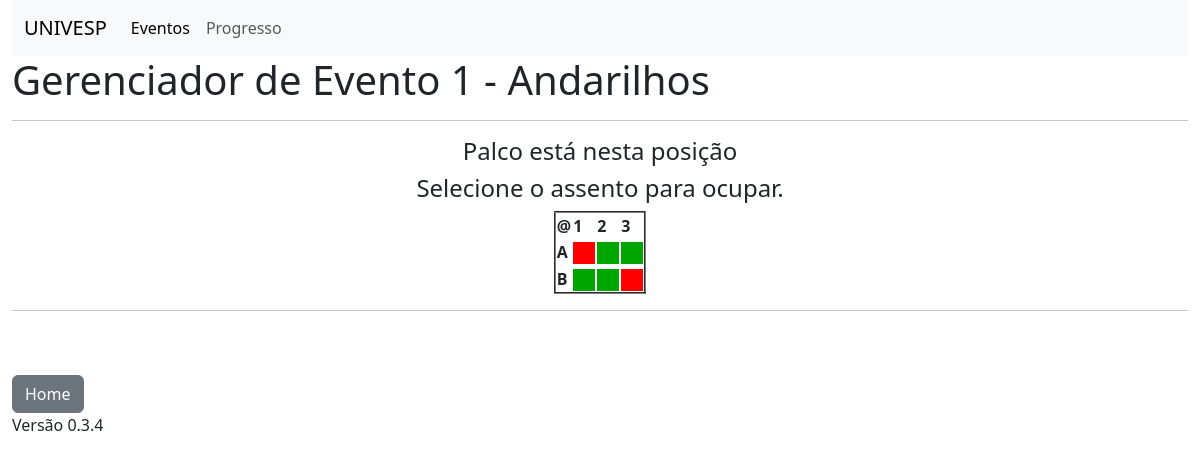
The page /evento/1 on the database as committed earlier.
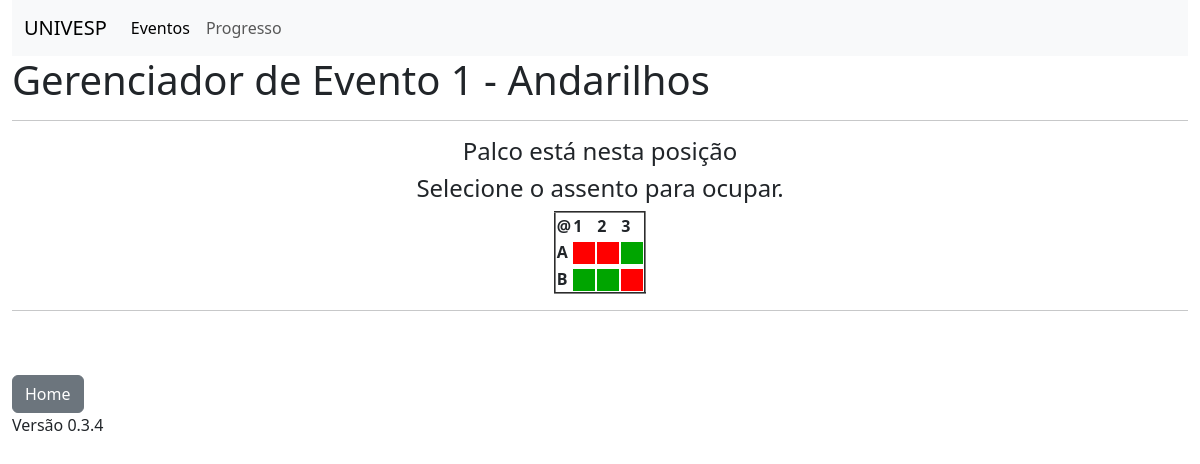
The same page on the database as committed later.
### models.py (models this page shows, shortened)
class Evento(db.Model):
    __tablename__ = 'eventos'
    id = db.Column(db.Integer, primary_key=True)
    nome = db.Column(db.String(100))
    descricao = db.Column(db.String(256))
    data = db.Column(db.String(10))
    hora_inicio = db.Column(db.String(5))
    lotacao = db.Column(db.Integer)
    arrecadacao = db.Column(db.Float)
    assentos = db.relationship('Assento', back_populates='evento')
    usuario_id = db.Column(db.Integer, db.ForeignKey('usuarios.id'))
    usuario = db.relationship('Usuario', back_populates='eventos')
    clientes = db.relationship('Cliente',
                               secondary=Cliente_Evento.__table__,
                               back_populates='eventos')

class Assento(db.Model):
    __tablename__='assentos'
    id = db.Column(db.Integer, primary_key=True)
    fileira = db.Column(db.String(1))
    numero = db.Column(db.Integer)
    livre = db.Column(db.Boolean)
    preco = db.Column(db.Float)
    evento_id = db.Column(db.Integer, db.ForeignKey('eventos.id'))
    evento = db.relationship('Evento', back_populates='assentos')

### routes.py (the view)
@app.route('/evento/<int:id>')
def evento(id):
    evento = Evento.query.get(id)
    assentos = Assento.query.filter_by(evento_id=evento.id).all()
    if evento:
        return render_template('evento.html',evento=evento, fileira=dados.FILEIRA, cadeiras=dados.CADEIRAS, assentos=assentos)

### templates/evento.html
{% extends 'base.html' %}
{% block conteudo %}
<h1>Gerenciador de Evento {{evento.id}} - {{evento.nome}}</h1>
<hr>
<h4 align="center">Palco está nesta posição</h4>
<div align="center">
<h4>Selecione o assento para ocupar.</h4>
<table border="2">
    <tr>
        <th>@</th>
        {% for col in range(cadeiras) %}
            <th>{{col+1}}</th>
        {% endfor %}
    </tr>
    {% for linha in fileira %}
        <tr>
            <th>
                {{linha}}
            </th>
        {% for coluna in range(cadeiras) %}
            <td>
            {% for assento in assentos %}
                {% if assento.fileira == linha and assento.numero == coluna+1 %}
                    {% if assento.livre %}
                        <a href="/assento/{{linha}}/{{coluna+1}}/{{evento.id}}">
                            <img width="22" height="22" src="{{ url_for('static', filename='imagens/verde.png')}}">
                        </a>
                    {% else %}
                        <a href="/assento/{{linha}}/{{coluna+1}}/{{evento.id}}">
                            <img width="22" height="22" src="{{ url_for('static', filename='imagens/vermelho.png')}}">
                        </a>
                    {% endif %}
                {% endif %}
            {% endfor%}
            </td>
        {% endfor %}
        </tr>
    {% endfor %}
</table>
</div>
{% endblock %}

### templates/base.html (shortened to what this page needs)
<!doctype html>
<html lang="pt-br">
  <head>
    <link href="https://cdn.jsdelivr.net/npm/bootstrap@5.3.3/dist/css/bootstrap.min.css" rel="stylesheet">
  </head>
  <body>
    <div class="container-fluid">
    <nav class="navbar navbar-expand-lg bg-body-tertiary">
        <div class="container-fluid">
          <a class="navbar-brand" href="https://univesp.br/">UNIVESP</a>
          <div class="collapse navbar-collapse" id="navbarNavAltMarkup">
            <div class="navbar-nav">
              <a class="nav-link active" aria-current="page" href="/index">Eventos</a>
              <a class="nav-link" href="/progresso">Progresso</a>
            </div>
          </div>
        </div>
      </nav>
    {% block conteudo %}
    {% endblock %}
    <hr>
    <br><br>
    <a class="btn btn-secondary" href="/index" role="button">Home</a>
    <br>
    <footer>Versão 0.3.4</footer>
    </div>
  </body>
</html>

Rows that differ between the two databases and show on the page:
changed Assento (number 2 of 6 on the later page): livre True → False (drawn); livre: picture added; livre: picture removed
